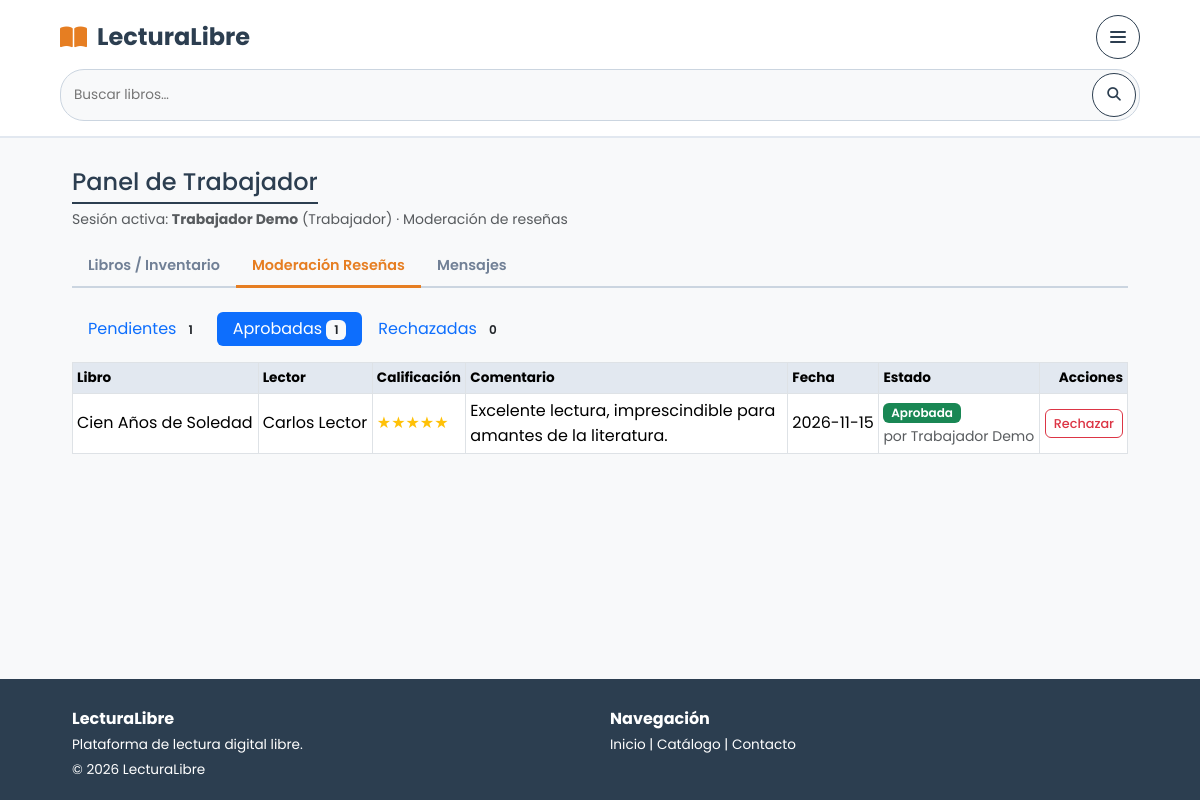
Screenshot of /admin/resenas.php?estado=aprobada (signed in) with the database file from the repository.
### tables this page shows
CREATE TABLE resenas (
  id_libro INT NOT NULL,
  id_usuario INT NOT NULL,
  puntuacion TINYINT NOT NULL,
  comentario VARCHAR(500) NOT NULL,
  fecha_creacion DATETIME NOT NULL DEFAULT CURRENT_TIMESTAMP,
  estado ENUM('pendiente','aprobada','rechazada') NOT NULL DEFAULT 'pendiente',
  id_moderador INT,
  fecha_moderacion DATETIME,
  PRIMARY KEY (id_libro, id_usuario),
  CONSTRAINT ck_resena_puntuacion CHECK (puntuacion BETWEEN 1 AND 5),
  CONSTRAINT fk_resenas_id_libro FOREIGN KEY (id_libro) REFERENCES libros(id_libro) ON DELETE CASCADE ON UPDATE CASCADE,
  CONSTRAINT fk_resenas_id_usuario FOREIGN KEY (id_usuario) REFERENCES usuarios(id_usuario) ON DELETE CASCADE ON UPDATE CASCADE,
  CONSTRAINT fk_resenas_id_moderador FOREIGN KEY (id_moderador) REFERENCES usuarios(id_usuario) ON DELETE SET NULL ON UPDATE CASCADE
);

CREATE TABLE libros (
  id_libro INT NOT NULL AUTO_INCREMENT,
  titulo VARCHAR(200) NOT NULL,
  isbn VARCHAR(20),
  sinopsis TEXT,
  fecha_publicacion DATE,
  portada VARCHAR(255),
  archivo_pdf VARCHAR(255) NOT NULL,
  precio DECIMAL(10,2) NOT NULL DEFAULT 0.00,
  copias_disponibles INT NOT NULL DEFAULT 0,
  lecturas_acumuladas INT NOT NULL DEFAULT 0,
  estado ENUM('pendiente','aprobado','rechazado','baja') NOT NULL DEFAULT 'pendiente',
  id_autor INT NOT NULL,
  id_editorial INT,
  id_revisor INT,
  fecha_revision DATETIME,
  fecha_alta DATETIME NOT NULL DEFAULT CURRENT_TIMESTAMP,
  PRIMARY KEY (id_libro),
  UNIQUE KEY uq_libros_isbn (isbn),
  CONSTRAINT fk_libros_id_autor FOREIGN KEY (id_autor) REFERENCES autores(id_autor) ON DELETE RESTRICT ON UPDATE CASCADE,
  CONSTRAINT fk_libros_id_editorial FOREIGN KEY (id_editorial) REFERENCES editoriales(id_editorial) ON DELETE SET NULL ON UPDATE CASCADE,
  CONSTRAINT fk_libros_id_revisor FOREIGN KEY (id_revisor) REFERENCES usuarios(id_usuario) ON DELETE SET NULL ON UPDATE CASCADE
);

CREATE TABLE usuarios (
  id_usuario INT NOT NULL AUTO_INCREMENT,
  nombre_completo VARCHAR(100) NOT NULL,
  correo VARCHAR(120) NOT NULL,
  contrasena_hash VARCHAR(255) NOT NULL,
  telefono VARCHAR(20),
  foto_perfil VARCHAR(255),
  descripcion VARCHAR(300),
  id_rol INT NOT NULL,
  estado ENUM('pendiente','activo','inactivo') NOT NULL DEFAULT 'pendiente',
  fecha_registro DATETIME NOT NULL DEFAULT CURRENT_TIMESTAMP,
  PRIMARY KEY (id_usuario),
  UNIQUE KEY uq_usuarios_correo (correo),
  CONSTRAINT fk_usuarios_id_rol FOREIGN KEY (id_rol) REFERENCES roles(id_rol) ON DELETE RESTRICT ON UPDATE CASCADE
);

### admin/resenas.php (the view, shortened to what this page needs)
<?php
require_once __DIR__ . '/inc/bootstrap.php';
$pdo = db();
$estadosValidos = ['pendiente', 'aprobada', 'rechazada'];
$estado = (string)($_GET['estado'] ?? 'pendiente');
$st = $pdo->prepare('SELECT COUNT(*) FROM resenas WHERE estado = ?');
$st->execute([$estado]);
[$pagina, $paginas, $offset] = paginar((int)$st->fetchColumn(), (int)($_GET['p'] ?? 1));
$st = $pdo->prepare(
    'SELECT r.id_libro, r.id_usuario, r.puntuacion, r.comentario, r.fecha_creacion, r.estado, r.fecha_moderacion,
            l.titulo, us.nombre_completo AS lector, mo.nombre_completo AS moderador
       FROM resenas r
       JOIN libros l ON l.id_libro = r.id_libro
       JOIN usuarios us ON us.id_usuario = r.id_usuario
  LEFT JOIN usuarios mo ON mo.id_usuario = r.id_moderador
      WHERE r.estado = ?
      ORDER BY r.fecha_creacion DESC
      LIMIT ' . POR_PAGINA . ' OFFSET ' . $offset
);
$st->execute([$estado]);
$resenas = $st->fetchAll();
$conteos = $pdo->query('SELECT estado, COUNT(*) n FROM resenas GROUP BY estado')->fetchAll(PDO::FETCH_KEY_PAIR);
require __DIR__ . '/inc/header.php';
?>
<ul class="nav nav-pills mb-3 no-print">
    <?php foreach ($estadosValidos as $es): ?>
        <li class="nav-item">
            <a class="nav-link py-1 <?= $estado === $es ? 'active btn-ll' : '' ?>" href="?estado=<?= $es ?>">
                <?= ucfirst($es) ?>s <span class="badge bg-light text-dark"><?= (int)($conteos[$es] ?? 0) ?></span>
            </a>
        </li>
    <?php endforeach; ?>
</ul>
<div class="table-responsive">
<table class="table table-sm table-bordered bg-white align-middle">
    <thead><tr><th>Libro</th><th>Lector</th><th>Calificación</th><th>Comentario</th><th>Fecha</th><th>Estado</th><th class="text-end">Acciones</th></tr></thead>
    <tbody>
    <?php foreach ($resenas as $r): ?>
        <tr>
            <td><?= e($r['titulo']) ?></td>
            <td><?= e($r['lector']) ?></td>
            <td><?= estrellas((int)$r['puntuacion']) ?></td>
            <td style="max-width: 320px;"><?= nl2br(e($r['comentario'])) ?></td>
            <td class="text-nowrap"><?= e(substr((string)$r['fecha_creacion'], 0, 10)) ?></td>
            <td>
                <?= badge_estado($r['estado']) ?>
                <?php if ($r['moderador']): ?><div class="small text-muted">por <?= e($r['moderador']) ?></div><?php endif; ?>
            </td>
            <td class="text-end text-nowrap">
                <form method="post" class="d-inline">
                    <?php if ($r['estado'] !== 'rechazada'): ?>
                        <button name="accion" value="rechazar" class="btn btn-sm btn-outline-danger">Rechazar</button>
                    <?php endif; ?>
                </form>
            </td>
        </tr>
    <?php endforeach; ?>
    </tbody>
</table>
</div>
<?php require __DIR__ . '/inc/footer.php'; ?>

### admin/inc/bootstrap.php (shortened to what this page needs)
<?php
function e($valor): string
{
    return htmlspecialchars((string)$valor, ENT_QUOTES | ENT_SUBSTITUTE, 'UTF-8');
}
function badge_estado(string $estado): string
{
    $clases = [
        'aprobado' => 'success', 'aprobada' => 'success', 'activo' => 'success',
        'pendiente' => 'warning text-dark',
        'rechazado' => 'danger', 'rechazada' => 'danger',
        'baja' => 'secondary', 'inactivo' => 'secondary',
    ];
    $c = $clases[$estado] ?? 'light text-dark';
    return '<span class="badge bg-' . $c . '">' . e(ucfirst($estado)) . '</span>';
}
function estrellas(int $n): string
{
    $n = max(0, min(5, $n));
    return '<span class="text-warning" title="' . $n . ' de 5">' . str_repeat('★', $n) . str_repeat('☆', 5 - $n) . '</span>';
}
function paginar(int $total, int $pagina): array
{
    $paginas = max(1, (int)ceil($total / POR_PAGINA));
    $pagina = max(1, min($pagina, $paginas));
    return [$pagina, $paginas, ($pagina - 1) * POR_PAGINA];
}

### assets/css/estilos.css (style rules this page uses)
:root { --wf-dark: #2c3e50; --wf-gray: #718096; --wf-light-gray: #e2e8f0; --wf-bg: #f8f9fa; --wf-white: #ffffff; --wf-accent: #e67e22; --wf-border: #cbd5e0; --radius: 6px; }
* { margin: 0; padding: 0; box-sizing: border-box; font-family: 'Poppins', sans-serif; }
body { background-color: var(--wf-bg); color: var(--wf-dark); line-height: 1.6; display: flex; flex-direction: column; min-height: 100vh; }
a { text-decoration: none; color: inherit; }
ul { list-style: none; }
.btn { display: inline-flex; align-items: center; gap: 8px; justify-content: center; padding: 8px 18px; border-radius: var(--radius); font-weight: 500; cursor: pointer; border: 1px solid var(--wf-dark); background: var(--wf-white); color: var(--wf-dark); transition: all 0.2s ease; }
.badge { background: var(--wf-accent); color: white; padding: 2px 6px; border-radius: 10px; font-size: 0.75rem; }

### admin/assets/admin.css (style rules this page uses)
:root { --ll-naranja: #e67e22; --ll-oscuro: #2c3e50; }
body { background-color: var(--wf-bg, #f8f9fa); color: var(--wf-dark, #2c3e50); font-family: 'Poppins', sans-serif; }
main .btn { padding: 0.375rem 0.75rem; font-size: 0.875rem; line-height: 1.5; border-radius: var(--radius, 6px); }
main .btn-sm { padding: 0.25rem 0.5rem; font-size: 0.8rem; }
main .btn-outline-danger { background-color: transparent; border-color: #dc3545; color: #dc3545; }
main .btn-ll, .btn-ll { background: var(--ll-naranja); border-color: var(--ll-naranja); color: #fff; }
main .badge { padding: 0.35em 0.65em; font-size: 0.75em; font-weight: 600; border-radius: 0.375rem; }
.table thead th { background: var(--wf-light-gray, #e2e8f0); font-size: .85rem; }

### rows the page displays
resenas: id_libro.titulo "Cien Años de Soledad", id_usuario.nombre_completo "Carlos Lector", puntuacion "★★★★★", comentario "Excelente lectura, imprescindible para amantes de la literatura.", fecha_creacion "2026-11-15", estado "Aprobada", id_moderador.nombre_completo "Trabajador Demo", shows "Rechazar"

### other values shown
$hdrUser['rol'] "Trabajador"
$hdrUser['nombre'] "Trabajador Demo"
$titulo "Moderación de reseñas"
$hdrTexto "Libros / Inventario"
$hdrTexto "Moderación Reseñas"
$hdrTexto "Mensajes"
$es "Pendiente"
$conteos[$es] "1"
$es "Aprobada"
$es "Rechazada"
$conteos[$es] "0"
